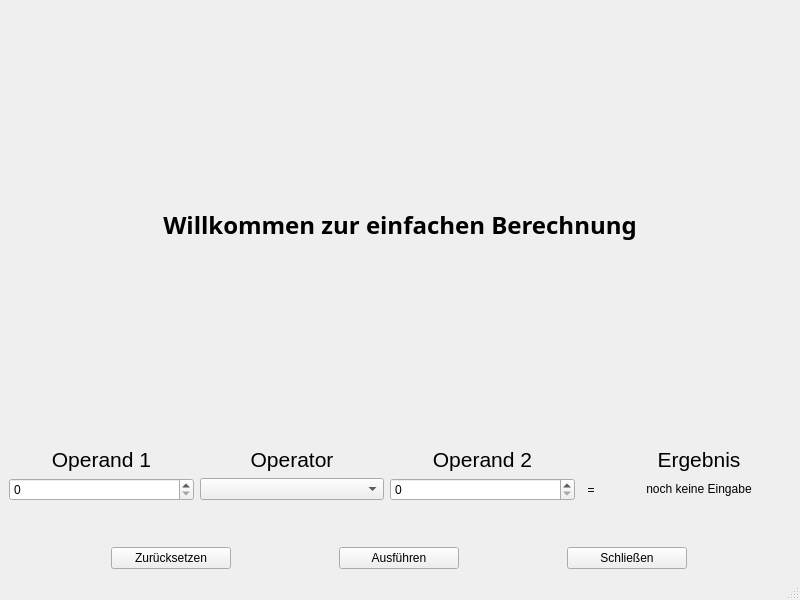
<?xml version="1.0" encoding="UTF-8"?>
<ui version="4.0">
 <class>MainWindow</class>
 <widget class="QMainWindow" name="MainWindow">
  <property name="geometry">
   <rect>
    <x>0</x>
    <y>0</y>
    <width>800</width>
    <height>600</height>
   </rect>
  </property>
  <property name="windowTitle">
   <string>MainWindow</string>
  </property>
  <widget class="QWidget" name="centralwidget">
   <layout class="QVBoxLayout" name="verticalLayout">
    <item>
     <widget class="QLabel" name="label">
      <property name="font">
       <font>
        <family>Noto Sans Cham</family>
        <pointsize>18</pointsize>
        <weight>75</weight>
        <bold>true</bold>
       </font>
      </property>
      <property name="text">
       <string>Willkommen zur einfachen Berechnung</string>
      </property>
      <property name="alignment">
       <set>Qt::AlignCenter</set>
      </property>
     </widget>
    </item>
    <item>
     <layout class="QGridLayout" name="gridLayout">
      <item row="3" column="2">
       <widget class="QSpinBox" name="op2"/>
      </item>
      <item row="0" column="1">
       <widget class="QLabel" name="label_3">
        <property name="sizePolicy">
         <sizepolicy hsizetype="Preferred" vsizetype="Maximum">
          <horstretch>0</horstretch>
          <verstretch>0</verstretch>
         </sizepolicy>
        </property>
        <property name="font">
         <font>
          <pointsize>16</pointsize>
         </font>
        </property>
        <property name="text">
         <string>Operator</string>
        </property>
        <property name="alignment">
         <set>Qt::AlignCenter</set>
        </property>
       </widget>
      </item>
      <item row="0" column="0">
       <widget class="QLabel" name="label_2">
        <property name="sizePolicy">
         <sizepolicy hsizetype="Preferred" vsizetype="Maximum">
          <horstretch>0</horstretch>
          <verstretch>0</verstretch>
         </sizepolicy>
        </property>
        <property name="font">
         <font>
          <pointsize>16</pointsize>
         </font>
        </property>
        <property name="text">
         <string>Operand 1</string>
        </property>
        <property name="alignment">
         <set>Qt::AlignCenter</set>
        </property>
       </widget>
      </item>
      <item row="0" column="2">
       <widget class="QLabel" name="label_4">
        <property name="sizePolicy">
         <sizepolicy hsizetype="Preferred" vsizetype="Maximum">
          <horstretch>0</horstretch>
          <verstretch>0</verstretch>
         </sizepolicy>
        </property>
        <property name="font">
         <font>
          <pointsize>16</pointsize>
         </font>
        </property>
        <property name="text">
         <string>Operand 2</string>
        </property>
        <property name="alignment">
         <set>Qt::AlignCenter</set>
        </property>
       </widget>
      </item>
      <item row="3" column="1">
       <widget class="QComboBox" name="oper"/>
      </item>
      <item row="3" column="4">
       <widget class="QLabel" name="ergebnis">
        <property name="sizePolicy">
         <sizepolicy hsizetype="Preferred" vsizetype="Maximum">
          <horstretch>0</horstretch>
          <verstretch>0</verstretch>
         </sizepolicy>
        </property>
        <property name="text">
         <string>noch keine Eingabe</string>
        </property>
        <property name="alignment">
         <set>Qt::AlignCenter</set>
        </property>
       </widget>
      </item>
      <item row="3" column="0">
       <widget class="QSpinBox" name="op1"/>
      </item>
      <item row="0" column="4">
       <widget class="QLabel" name="label_5">
        <property name="sizePolicy">
         <sizepolicy hsizetype="Preferred" vsizetype="Maximum">
          <horstretch>0</horstretch>
          <verstretch>0</verstretch>
         </sizepolicy>
        </property>
        <property name="font">
         <font>
          <pointsize>16</pointsize>
         </font>
        </property>
        <property name="text">
         <string>Ergebnis</string>
        </property>
        <property name="alignment">
         <set>Qt::AlignCenter</set>
        </property>
       </widget>
      </item>
      <item row="3" column="3">
       <widget class="QLabel" name="label_7">
        <property name="maximumSize">
         <size>
          <width>20</width>
          <height>16777215</height>
         </size>
        </property>
        <property name="text">
         <string>=</string>
        </property>
        <property name="alignment">
         <set>Qt::AlignCenter</set>
        </property>
       </widget>
      </item>
     </layout>
    </item>
    <item>
     <spacer name="verticalSpacer">
      <property name="orientation">
       <enum>Qt::Vertical</enum>
      </property>
      <property name="sizeType">
       <enum>QSizePolicy::Fixed</enum>
      </property>
      <property name="sizeHint" stdset="0">
       <size>
        <width>20</width>
        <height>40</height>
       </size>
      </property>
     </spacer>
    </item>
    <item>
     <layout class="QHBoxLayout" name="horizontalLayout">
      <item>
       <widget class="QPushButton" name="reset_pb">
        <property name="maximumSize">
         <size>
          <width>120</width>
          <height>16777215</height>
         </size>
        </property>
        <property name="text">
         <string>Zurücksetzen</string>
        </property>
       </widget>
      </item>
      <item>
       <widget class="QPushButton" name="execute_pb">
        <property name="maximumSize">
         <size>
          <width>120</width>
          <height>16777215</height>
         </size>
        </property>
        <property name="text">
         <string>Ausführen</string>
        </property>
       </widget>
      </item>
      <item>
       <widget class="QPushButton" name="close_pb">
        <property name="maximumSize">
         <size>
          <width>120</width>
          <height>16777215</height>
         </size>
        </property>
        <property name="text">
         <string>Schließen</string>
        </property>
       </widget>
      </item>
     </layout>
    </item>
   </layout>
  </widget>
  <widget class="QMenuBar" name="menubar">
   <property name="geometry">
    <rect>
     <x>0</x>
     <y>0</y>
     <width>800</width>
     <height>30</height>
    </rect>
   </property>
  </widget>
  <widget class="QStatusBar" name="statusbar"/>
 </widget>
 <resources/>
 <connections>
  <connection>
   <sender>close_pb</sender>
   <signal>clicked()</signal>
   <receiver>MainWindow</receiver>
   <slot>close()</slot>
   <hints>
    <hint type="sourcelabel">
     <x>627</x>
     <y>490</y>
    </hint>
    <hint type="destinationlabel">
     <x>399</x>
     <y>299</y>
    </hint>
   </hints>
  </connection>
 </connections>
</ui>
